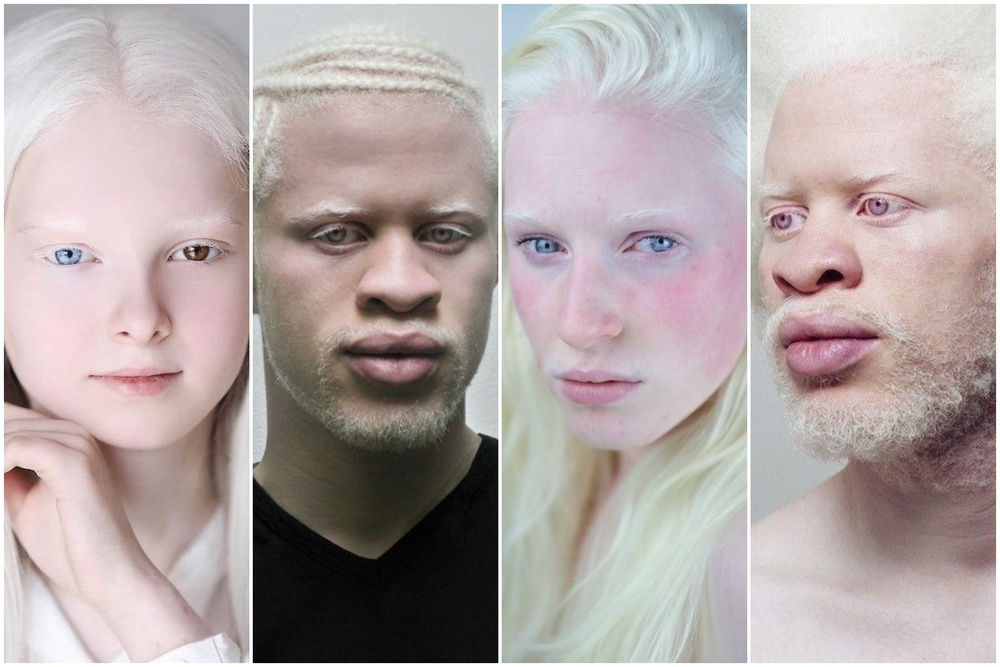
#> input picture riconoscimento_facciale/img/img4.jpg, 1000 x 667 px, shrunk from 1800 x 1200 before the run
$ python face_detect.py
#> lines starting #> are read from the running program, lines starting #| are printed output that depends on the picture; after the words box and inside, x2 and y2 are one past the last pixel; in counts of white or black regions, pixels touching at a corner belong together
import cv2

# Load the cascade
face_cascade = cv2.CascadeClassifier('haarcascade_frontalface_default.xml')

# Read the input image
img = cv2.imread('img/img4.jpg')
#> img is the input picture: shape (667, 1000, 3); mean B, G, R 166.5, 167.7, 179.2

# Convert into grayscale
gray = cv2.cvtColor(img, cv2.COLOR_BGR2GRAY)
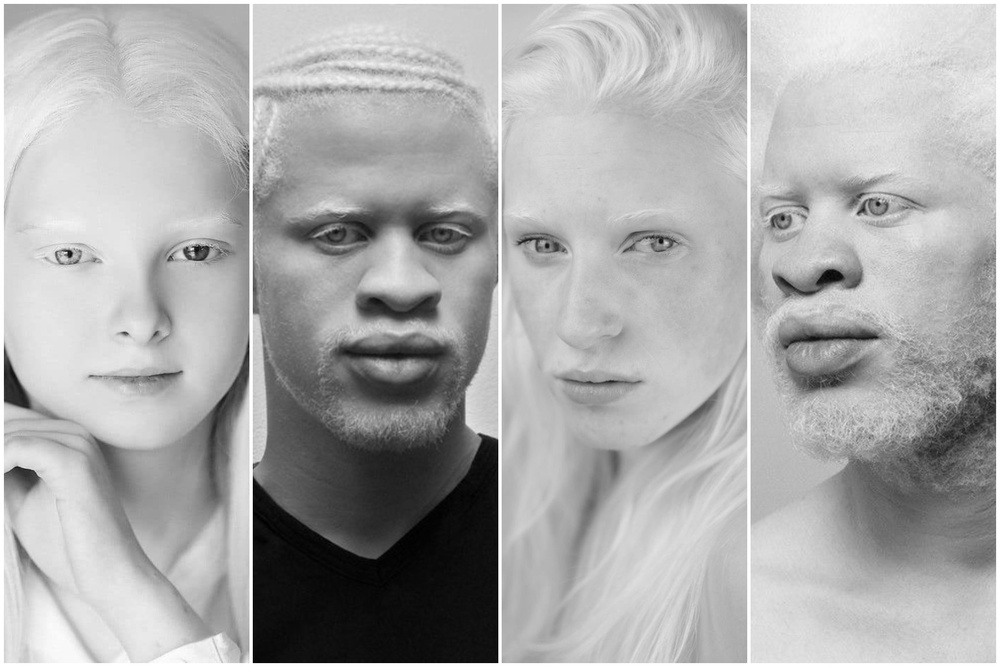
#> gray: shape (667, 1000); min 0, max 255, mean 171

# Detect faces
#faces = face_cascade.detectMultiScale(gray, 1.1, 4)

# Configurazione che da facce che non esistono
faces = face_cascade.detectMultiScale(gray,scaleFactor=1.1,minNeighbors=5,minSize=(30, 30))
#> faces = [[445, 138, 292, 292], [240, 113, 311, 311]]

# Configurazione che non rileva le facce inesistenti
faces = face_cascade.detectMultiScale(gray,scaleFactor=1.2,minNeighbors=5,minSize=(30, 30))
#> faces = [[245, 122, 298, 298], [444, 139, 301, 301], [6, 164, 276, 276]]

# Draw rectangle around the faces
for (x, y, w, h) in faces:
    cv2.rectangle(img, (x, y), (x+w, y+h), (0, 0, 255), 5)
#> this loop made 3 passes
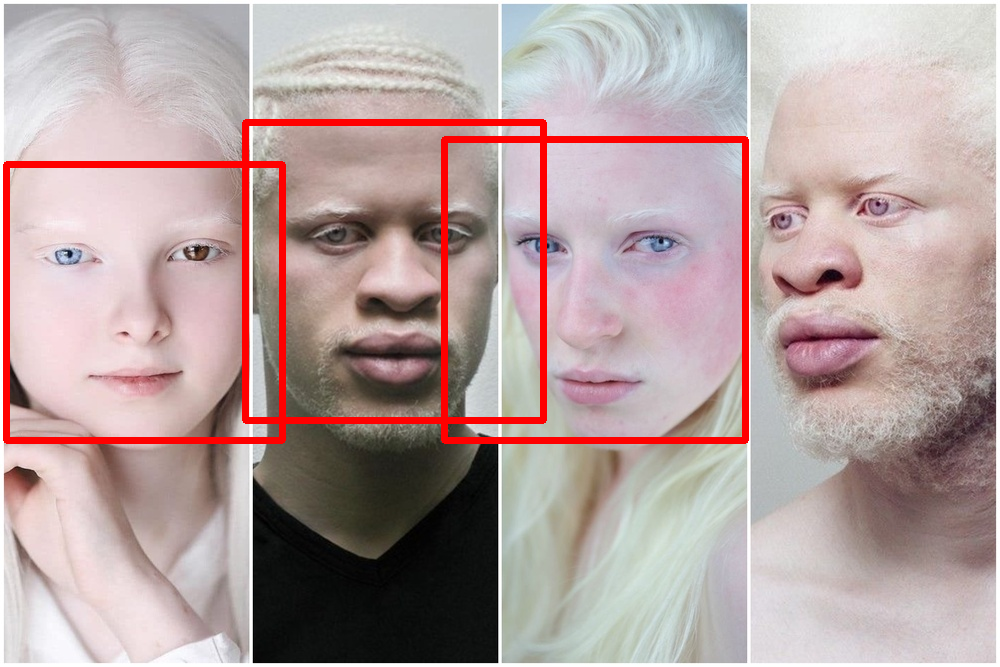
#> img: shape (667, 1000, 3); 3.63% of pixels changed, all inside (x1, y1, x2, y2) = (3, 119, 749, 444)

# Display the output
#cv2.imshow('img', img) per visuarizzarlo a schermo

cv2.imwrite('risultati/risultato.jpg', img)
cv2.waitKey()

$ run again, with riconoscimento_facciale/img/img3.jpg copied over riconoscimento_facciale/img/img4.jpg
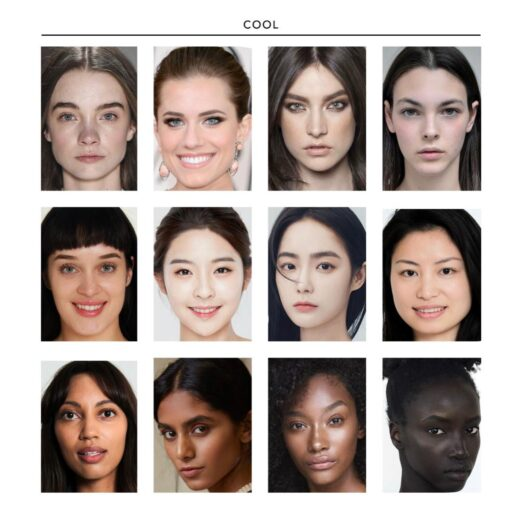
#> input picture riconoscimento_facciale/img/img3.jpg, 507 x 512 px
#> img is the input picture: shape (512, 507, 3); mean B, G, R 154.2, 159.7, 172.7
#> `gray = cv2.cvtColor(img, cv2.COLOR_BGR2GRAY)`:
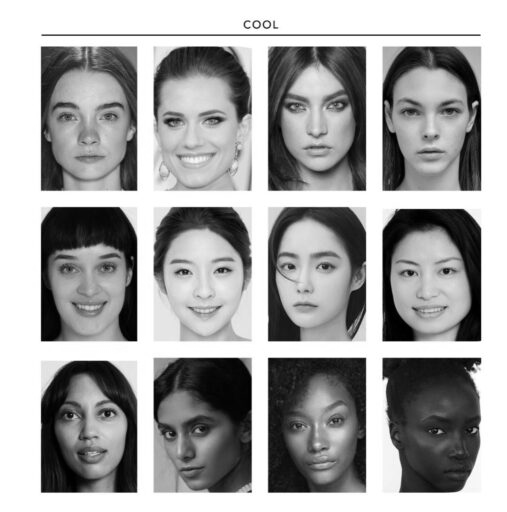
#> gray: shape (512, 507); min 0, max 255, mean 162.9
#> `faces = face_cascade.detectMultiScale(gray,scaleFactor=1.1,minNeighbor..`: faces = [[47, 382, 85, 85], [277, 391, 83, 83], [272, 73, 90, 90], [259, 228, 98, 98], [142, 397, 84, 84], [381, 73, 99, 99], [40, 78, 99, 99], [143, 79, 106, 106], [42, 234, 93, 93], [380, 234, 97, 97], [151, 230, 105, 105]]
#> `faces = face_cascade.detectMultiScale(gray,scaleFactor=1.2,minNeighbor..`: faces = [[270, 72, 92, 92], [48, 382, 85, 85], [276, 391, 83, 83], [142, 398, 83, 83], [380, 72, 101, 101], [37, 77, 101, 101], [258, 226, 100, 100], [40, 232, 98, 98], [151, 231, 103, 103], [141, 80, 105, 105], [379, 233, 98, 98]]
#> the loop `for (x, y, w, h) in faces:` made 11 passes
#> after the loop `for (x, y, w, h) in faces:`:
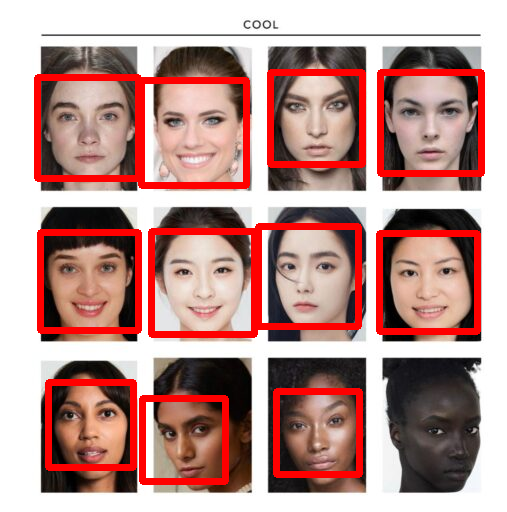
#> img: shape (512, 507, 3); 10.96% of pixels changed, all inside (x1, y1, x2, y2) = (34, 69, 485, 485)
